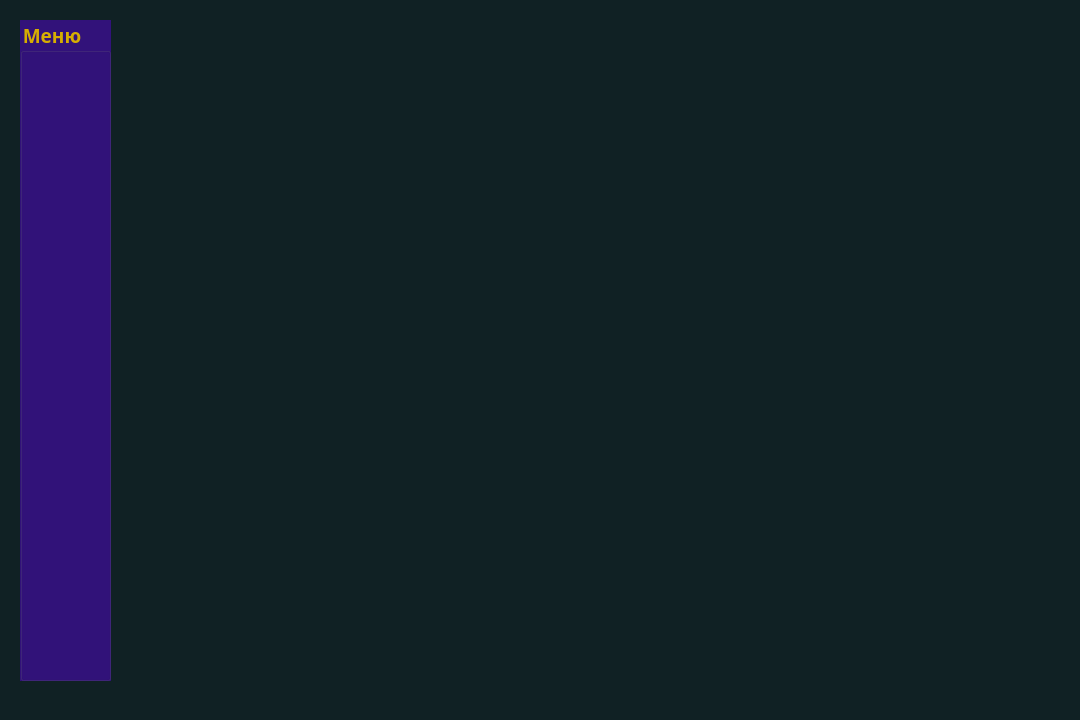
<?xml version="1.0" encoding="UTF-8"?>
<ui version="4.0">
 <class>MainWindow</class>
 <widget class="QMainWindow" name="MainWindow">
  <property name="geometry">
   <rect>
    <x>0</x>
    <y>0</y>
    <width>1080</width>
    <height>720</height>
   </rect>
  </property>
  <property name="windowTitle">
   <string>MainWindow</string>
  </property>
  <widget class="QWidget" name="centralwidget">
   <property name="styleSheet">
    <string notr="true">background-color: #102124</string>
   </property>
   <widget class="QGroupBox" name="tasks_box">
    <property name="geometry">
     <rect>
      <x>20</x>
      <y>20</y>
      <width>91</width>
      <height>661</height>
     </rect>
    </property>
    <property name="font">
     <font>
      <family>Rubik</family>
      <pointsize>14</pointsize>
      <weight>75</weight>
      <bold>true</bold>
     </font>
    </property>
    <property name="styleSheet">
     <string notr="true">color: #d6ae01;
background-color: #32127a</string>
    </property>
    <property name="title">
     <string>Меню</string>
    </property>
   </widget>
  </widget>
 </widget>
 <resources/>
 <connections/>
</ui>
